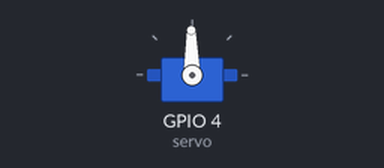
The program below on a simulated Raspberry Pi (BCM pin numbers). Shown: servo. Servo angles are drawn from the pulse width (0.5 ms = 0°, 2.5 ms = 180°); the clock reads 2024-03-15 10:24:30 at power-on unless the program sets it. At 5.0 s the program stops and its outputs stay as they are.

Above: at 0.1 s.
Timing chart, 0 to 3.5 s (numbered marks = the images above):
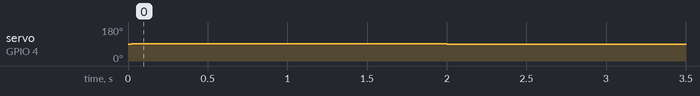

Measured:
- by itself, servo on GPIO 4 (servo): 90° → 91° at 0.02 s, → 90° 2.0 s later

The program:

single_motor.py
```python
import RPi.GPIO as GPIO
import time
from gpiozero import AngularServo

def rotate(servo: AngularServo, servo_speed: int, duration: float):
    servo.angle = 0
    start_time = time.time()
    run_time = 0

    while run_time <= duration:
        run_time = time.time() - start_time
        servo.angle = servo_speed

    servo.angle = 0
    time.sleep(3)
    return

servo = AngularServo(4)
rotate(servo,1,2)
```
